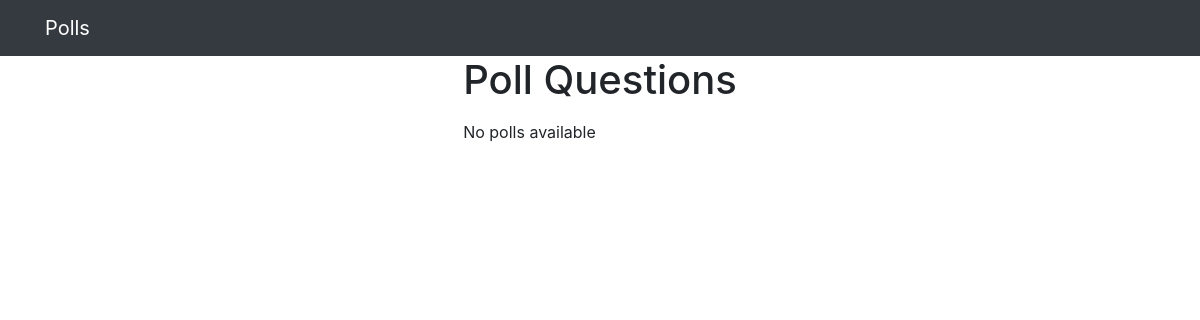
The app's page /, older data.
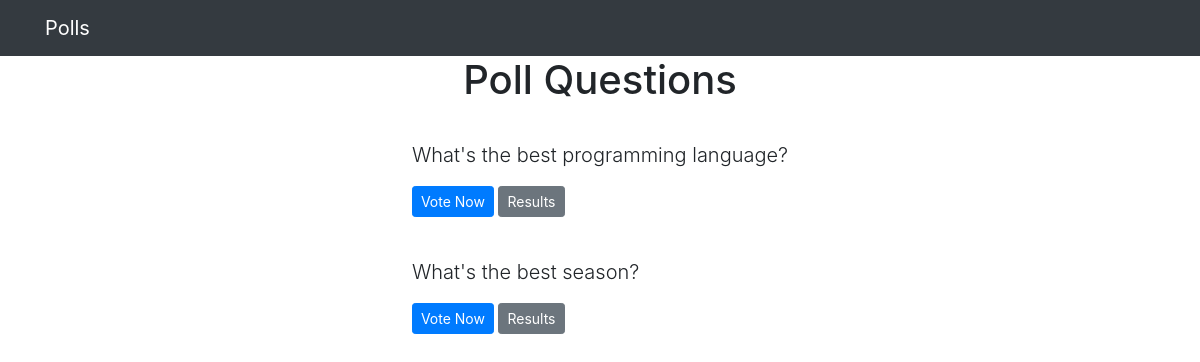
The same page, newer data.
### polls/models.py (models this page shows, shortened)
class Question(models.Model): # creating models represented by a class
    question_text = models.CharField(max_length = 250) # each class variable correspond to a column
    publication_date  = models.DateTimeField('date')

### polls/views.py (the view)
# urls.py: path('',views.index, name = 'index_page'), # mapping a view to its URL
def index(request):
    context = {'all_questions' : Question.objects.all()}
    return render(request, 'polls/index.html', context) # a shortcut for rendering templates by HttpResponse

### polls/templates/polls/index.html
{% extends 'base.html' %}
{% block content %}
    <h1 class ="text-center mb-3">Poll Questions</h1>
    {% if all_questions %}
        {% for question in all_questions %}
            <div class ="card-mb-3">
                <div class ="card-body">
                    <p class ="lead">{{ question.question_text }}</p>
                    <a href ="{% url 'polls:detail' question.id %}" class ="btn btn-primary btn-sm">Vote Now</a>
                    <a href ="{% url 'polls:results' question.id %}" class ="btn btn-secondary btn-sm">Results</a>
                </div>
            </div>
    {% endfor %}
    {% else %}
        <p>No polls available</p>
    {% endif %}
{% endblock %}

Row changes from the older to the newer data that the page shows:
added Question: question_text "What's the best programming language?"
added Question: question_text "What's the best season?"
Text that changed along with them:
text no longer shown: "No polls available"
